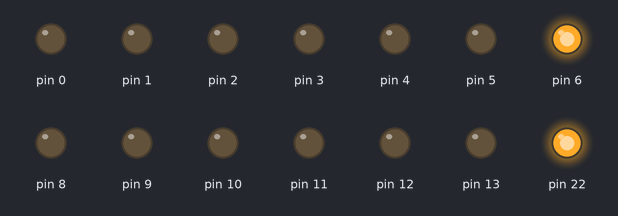
Bench run of a sketch on a simulated Arduino Uno, built with avr-gcc and run on an emulated ATmega328P. On the bench: output pins drawn as LEDs (lit = HIGH).

Above: at 0.1 s.
At 4.1 s:
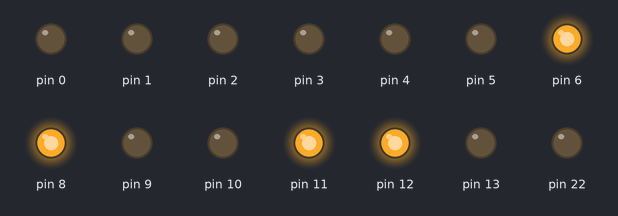
At 9.1 s:
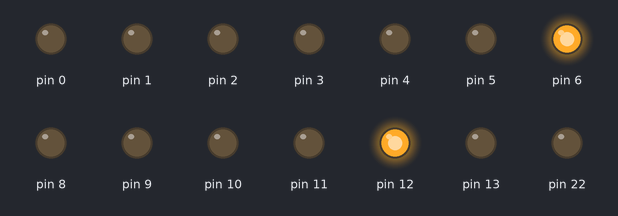
At 19.1 s:
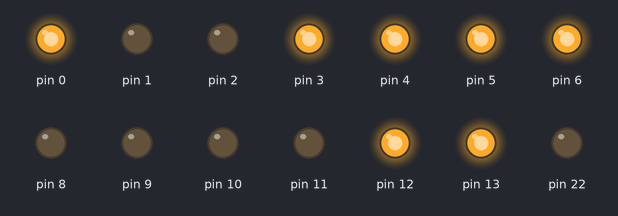
At 29.1 s:
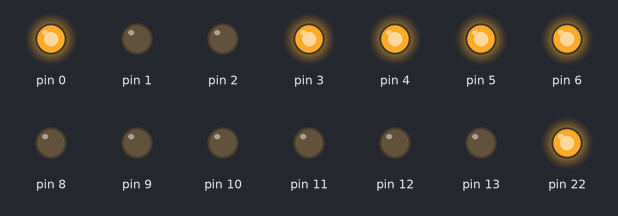
At 39.1 s:
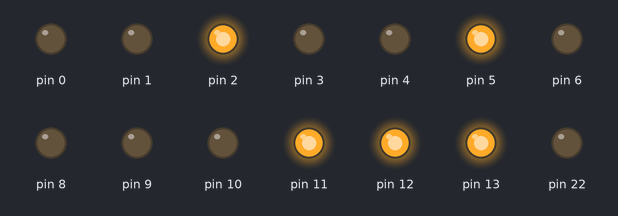
Timing chart, 0 to 40.0 s (numbered marks = the images above):
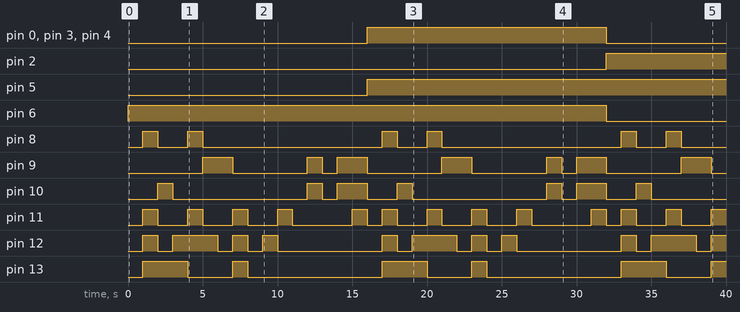

Measured:
- by itself, pin 0, pin 3, pin 4: LOW → HIGH at 16.0 s, → LOW 16.0 s later
- by itself, pin 2: LOW → HIGH at 32.0 s
- by itself, pin 5: LOW → HIGH at 16.0 s
- by itself, pin 6: LOW → HIGH at 0.00 s, → LOW 32.0 s later
- by itself, pin 8: repeats every 16.0 s: LOW 2.0 s, HIGH 1.0 s, LOW 12.0 s, HIGH 1.0 s
- by itself, pin 9: repeats every 16.0 s: LOW 5.0 s, HIGH 1.0 s, LOW 1.0 s, HIGH 2.0 s, LOW 5.0 s, HIGH 2.0 s
- by itself, pin 10: repeats every 16.0 s: LOW 9.0 s, HIGH 1.0 s, LOW 1.0 s, HIGH 2.0 s, LOW 2.0 s, HIGH 1.0 s
- by itself, pin 11: repeats every 16.0 s: 3 × (LOW 2.0 s, HIGH 1.0 s), LOW 4.0 s, HIGH 1.0 s, LOW 1.0 s, HIGH 1.0 s

The sketch:

7_segment_display_counter1.ino
```cpp
int CommonAnode[]={0x40,0x79,0x24,0x30,0x19,0x12,0x02,0x38,0x00,0x10,0x08,0x00,0x46,0x40,0x06,0x0E};
int CommonAnode2[]={0x40,0x79,0x24,0x30,0x19,0x12,0x02,0x38,0x00,0x10,0x08,0x00,0x46,0x40,0x06,0x0E};
void setup() {

DDRD=B1111111;
DDRB=B1111111;
}

void loop() {

 for(int i=0;i<16;i++)
 {
  PORTD=CommonAnode[i];
  for(int j=0;j<16;j++)
  {
 PORTB=CommonAnode[j];

  delay(1000);
 }
 }
}
```
